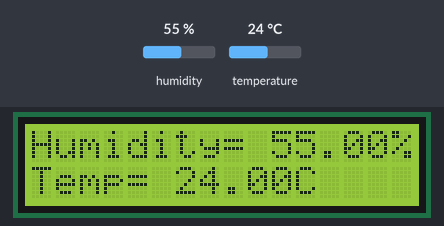
Bench run of a sketch on a simulated ESP8266 (NodeMCU). Shown: 16×2 character LCD. The inputs (shaded band) are chosen by the test bench; at power-on: humidity 55 %, temperature 24 °C.

Above: at 1.2 s.
1.3 s: humidity set to 22 %
At 3.6 s:
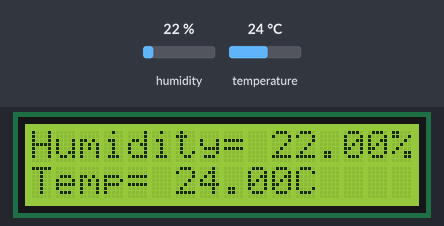
4.0 s: temperature set to 12 °C
At 5.6 s:
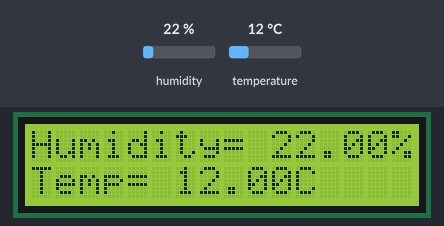
6.7 s: humidity set to 40 %
At 8.6 s:
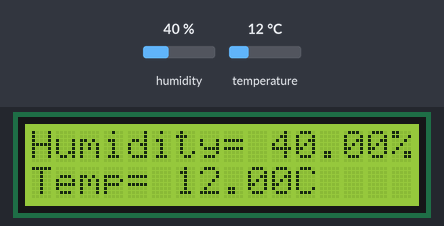
9.8 s: temperature set to 19 °C
At 10.8 s:
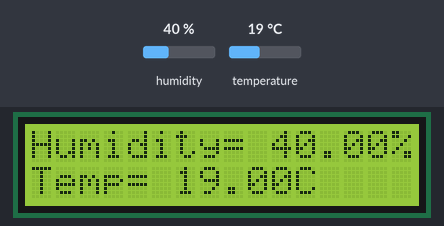
Timing chart, 0 to 12.8 s (numbered marks = the images above; inputs shaded):
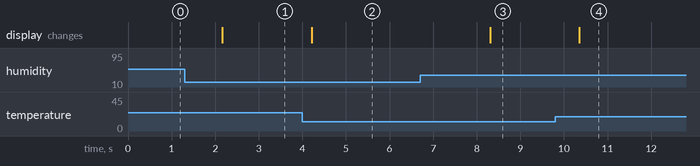

Measured:
- after the input at 1.3 s, the display: changes after 0.86 s (image 1)
- after the input at 4.0 s, the display: changes after 0.21 s (image 2)
- after the input at 6.7 s, the display: changes after 1.6 s (image 3)
- after the input at 9.8 s, the display: changes after 0.56 s (image 4)

The sketch:

NodeMCU_DHT11test.ino
```cpp
#include <DHT.h>                // Include DHT sensor library
#include <Wire.h>               // Include I2C bus library
#include <LiquidCrystal_I2C.h>  // Include LCD-I2C bus library
#define DHTTYPE DHT11           // Define type of sensor
#define DHTPIN  D4              // Define connected pin

// Set the LCD address to 0x27/0X3F for I2C-LCD16x2 module
LiquidCrystal_I2C lcd(0x3F, 16, 2);

DHT dht(DHTPIN, DHTTYPE, 15);   // Initial DHT sensor

void setup()
{
  dht.begin();                  // Start DHT sensor operation
  lcd.init();                  // Start LCD operation
  lcd.backlight();              // Turn on backlight of LCD
  lcd.setCursor(0, 0);          // Set LCD home position
  lcd.print("Humidity=");       // Print Humidity message
  lcd.setCursor(0, 1);          // Set LCD home position of 2nd line
  lcd.print("Temp=");           // Print Temperature message
}
void loop()
{
  float humid = dht.readHumidity();     // Read humidity data
  float temp = dht.readTemperature();   // Read temperature data
  lcd.setCursor(10, 0);
  lcd.print(humid + String("%"));       // Show humidity value in %RH
  lcd.setCursor(6, 1);
  lcd.print(temp + String("C"));        // Show temperature value in Celcuis
  delay(1000);                          // Delay 1 second before restart
}
```
